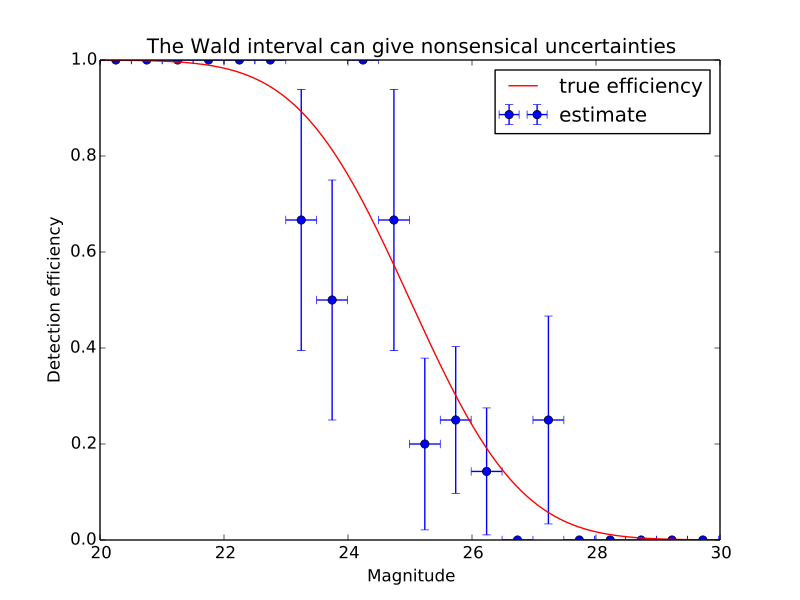

Here is the Python script that generated this plot:
import numpy as np
from scipy.special import erf
from scipy.stats.distributions import binom
import matplotlib.pyplot as plt
from astropy.stats import binned_binom_proportion
def true_efficiency(x):
    return 0.5 - 0.5 * erf((x - 25.) / 2.)
np.random.seed(400)
mag = 20. + 10. * np.random.rand(100)
np.random.seed(600)
detected = binom.rvs(1, true_efficiency(mag))
bins, binshw, p, perr = binned_binom_proportion(mag, detected, bins=20,
                                                interval='wald')
plt.errorbar(bins, p, xerr=binshw, yerr=perr, ls='none', marker='o',
             label='estimate')
X = np.linspace(20., 30., 1000)
plt.plot(X, true_efficiency(X), ls='-', color='r',
         label='true efficiency')
plt.ylim(0., 1.)
plt.title('The Wald interval can give nonsensical uncertainties')
plt.xlabel('Magnitude')
plt.ylabel('Detection efficiency')
plt.legend()
plt.show()
